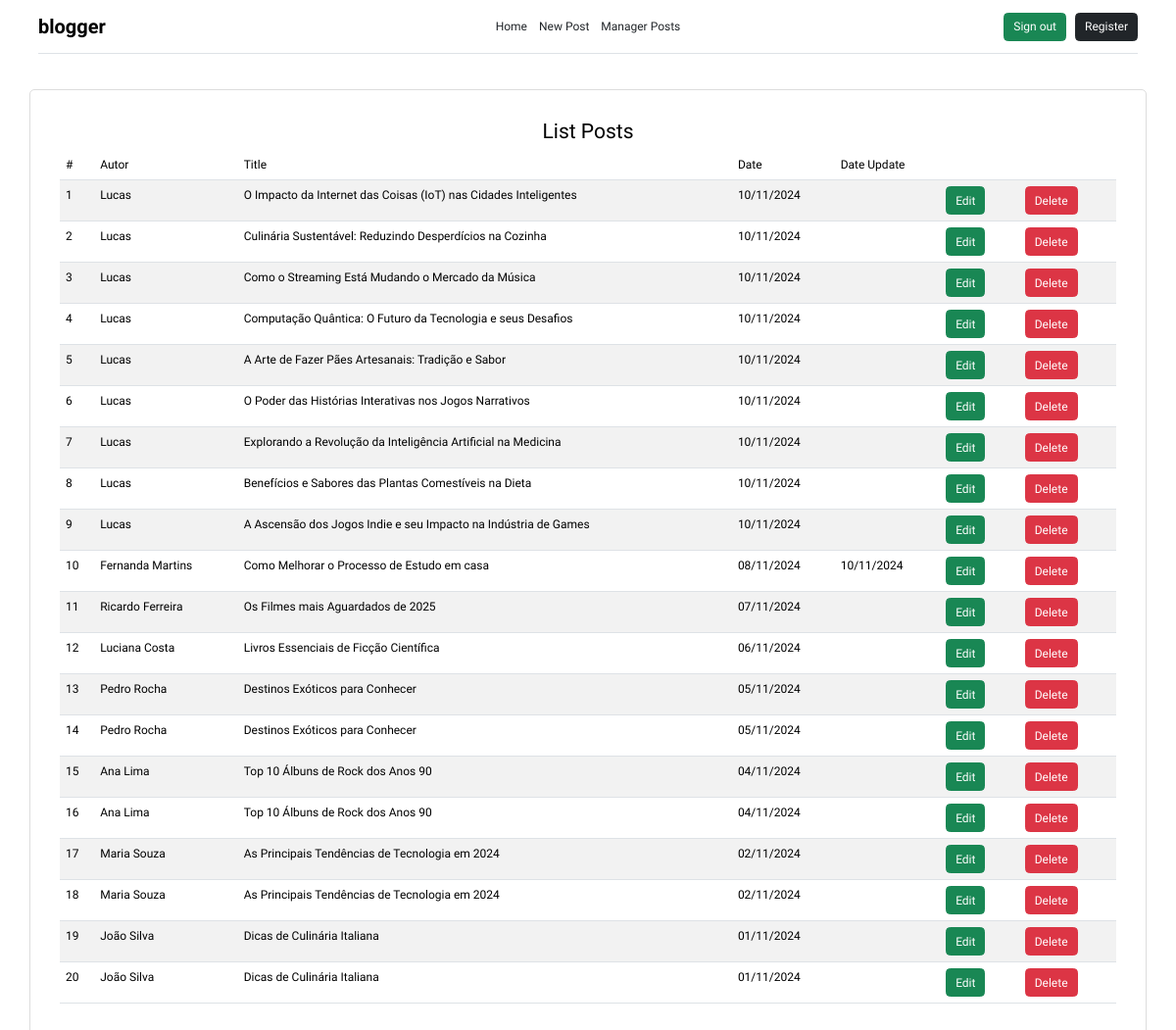
/managerposts.php (signed in), run on the app's committed database.
### tables this page shows
CREATE TABLE IF NOT EXISTS `post` (
  `id` int NOT NULL AUTO_INCREMENT,
  `autor` varchar(150) NOT NULL,
  `title` varchar(150) NOT NULL,
  `category` varchar(20) NOT NULL,
  `content` text NOT NULL,
  `date_post` datetime NOT NULL,
  `date_update` datetime DEFAULT NULL,
  PRIMARY KEY (`id`)
);

### public/managerposts.php (the view, shortened to what this page needs)
<!DOCTYPE html>
<html lang="pt-br">
<head>
</head>
<body class="">
    <div><?php include 'header.php'; ?></div>
    <div class="container borda mt-5">
        <h3 class="text-center">List Posts</h3>
        <table class="table table-striped">
            <thead>
                <tr>
                    <th scope="col">#</th>
                    <th scope="col">Autor</th>
                    <th scope="col">Title</th>
                    <th scope="col">Date</th>
                    <th scope="col">Date Update</th>
                    <th scope="col"></th>
                    <th scope="col"></th>
                </tr>
            </thead>
            <tbody>
                <?php
                include_once '../app/database/connection.php';
                $sql = mysqli_query($conexao, "SELECT id, autor, title, date_post, date_update FROM post ORDER BY date_post DESC");
                $qts = mysqli_num_rows($sql);
                if (mysqli_num_rows($sql) > 0) {
                    $cont = 0;
                    while ($qts > $cont) {
                        $cont++;
                        $post = mysqli_fetch_assoc($sql);
                        $titulo = $post['title'];
                        $autor = $post['autor'];
                        $id = $post['id'];
                        $data = date("d/m/Y", strtotime($post['date_post']));
                        $data_update = isset($post['date_update']) ? date("d/m/Y", strtotime($post['date_update'])): "";
                        echo "<tr>
                                <th scope='row'>$cont</th>
                                <td>$autor</td>
                                <td>$titulo</td>
                                <td>$data</td>
                                <td>$data_update</td>
                                <td><form method='POST' action='update-post.php'><button type='submit' class='btn btn-success me-2' name='update' value='$id'>Edit</button></form></td>
                                <td><form method='POST' action='../app/functions.php'><button type='submit' class='btn btn-danger me-2' name='delete' value='$id'>Delete</button></form></td>
                              </tr>";
                    }
                }
                ?>
            </tbody>
        </table>
    </div>
</body>
</html>

### public/assets/css/style.css (style rules this page uses)
* { font-family: "Plus Jakarta Sans", sans-serif; font-optical-sizing: auto; font-weight: 500; font-size: 12px; font-style: normal; color: black; }
.borda { border: 1px solid #dddddd; border-radius: 5px; padding: 30px; }

### data on the page
post: autor "Lucas", title "O Impacto da Internet das Coisas (IoT) nas Cidades Inteligentes", date_post "10/11/2024", $id 44 (drawn)
post: autor "Lucas", title "Culinária Sustentável: Reduzindo Desperdícios na Cozinha", date_post "10/11/2024", $id 45 (drawn)
post: autor "Lucas", title "Como o Streaming Está Mudando o Mercado da Música", date_post "10/11/2024", $id 46 (drawn)
post: autor "Lucas", title "Computação Quântica: O Futuro da Tecnologia e seus Desafios", date_post "10/11/2024", $id 47 (drawn)
post: autor "Lucas", title "A Arte de Fazer Pães Artesanais: Tradição e Sabor", date_post "10/11/2024", $id 48 (drawn)
post: autor "Lucas", title "O Poder das Histórias Interativas nos Jogos Narrativos", date_post "10/11/2024", $id 49 (drawn)
post: autor "Lucas", title "Explorando a Revolução da Inteligência Artificial na Medicina", date_post "10/11/2024", $id 41 (drawn)
post: autor "Lucas", title "Benefícios e Sabores das Plantas Comestíveis na Dieta", date_post "10/11/2024", $id 42 (drawn)
post: autor "Lucas", title "A Ascensão dos Jogos Indie e seu Impacto na Indústria de Games", date_post "10/11/2024", $id 43 (drawn)
post: autor "Fernanda Martins", title "Como Melhorar o Processo de Estudo em casa", date_post "08/11/2024", date_update "10/11/2024", $id 9 (drawn)
post: autor "Ricardo Ferreira", title "Os Filmes mais Aguardados de 2025", date_post "07/11/2024", $id 33 (drawn)
post: autor "Luciana Costa", title "Livros Essenciais de Ficção Científica", date_post "06/11/2024", $id 32 (drawn)
post: autor "Pedro Rocha", title "Destinos Exóticos para Conhecer", date_post "05/11/2024", $id 6 (drawn)
post: autor "Pedro Rocha", title "Destinos Exóticos para Conhecer", date_post "05/11/2024", $id 31 (drawn)
post: autor "Ana Lima", title "Top 10 Álbuns de Rock dos Anos 90", date_post "04/11/2024", $id 5 (drawn)
post: autor "Ana Lima", title "Top 10 Álbuns de Rock dos Anos 90", date_post "04/11/2024", $id 30 (drawn)
post: autor "Maria Souza", title "As Principais Tendências de Tecnologia em 2024", date_post "02/11/2024", $id 3 (drawn)
post: autor "Maria Souza", title "As Principais Tendências de Tecnologia em 2024", date_post "02/11/2024", $id 29 (drawn)
post: autor "João Silva", title "Dicas de Culinária Italiana", date_post "01/11/2024", $id 2 (drawn)
post: autor "João Silva", title "Dicas de Culinária Italiana", date_post "01/11/2024", $id 28 (drawn)
